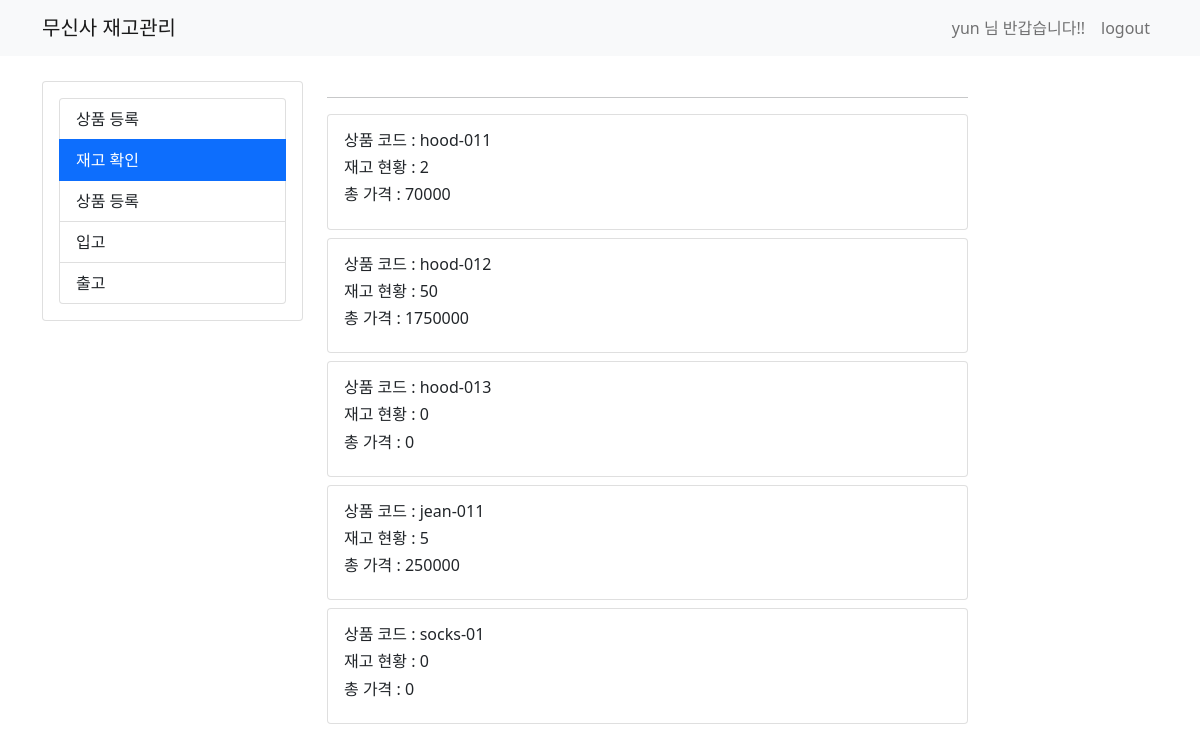
The app's page /inventory/ (signed in) with its own data.
### accounts/models.py (models this page shows)
class UserModel(AbstractUser):
    class Meta:
        db_table = "my_user"
    email = models.CharField(max_length=256, default='')

### config/models.py (models this page shows, shortened)
class Product(models.Model):
    code = models.CharField(max_length=8)
    name = models.CharField(max_length=8)
    description = models.CharField(max_length=50)
    price = models.IntegerField()
    inventory = models.OneToOneField(Inventory, on_delete=models.CASCADE)
    sizes = (
        ('S', 'Small'),
        ('M', 'Medium'),
        ('L', 'Large'),
        ('F', 'Free'),
    )
    size = models.CharField(choices=sizes, max_length=1)

class Inventory(models.Model):
    class Meta:
        db_table = "inventory"
    total_inventory = models.IntegerField()
    total_cost = models.IntegerField()

### config/views.py (the view)
# urls.py: path('inventory/',views.inventory, name='inventory'),
@login_required
def inventory(request):
    if request.method == 'GET':
        all_product = Product.objects.all().order_by('code')
        return render(request, 'erp/inventory.html', {'product': all_product})

### templates/erp/inventory.html
{% extends 'base.html' %}
{% block content %}
    <div class="container timeline-container">
        <div class="row">
            <div class="col-md-3">
                <div class="card">
                    <div class="card-body">
                        <div class="list-group">
                            <a href="/product-list/" class="list-group-item list-group-item-action"> 상품 등록 </a>
                            <a href="/inventory/" class="list-group-item list-group-item-action active" aria-current="true"> 재고 확인 </a>
                            <a href="/product-create/" class="list-group-item list-group-item-action"> 상품 등록 </a>
                            <a href="/inbound-create/" class="list-group-item list-group-item-action"> 입고 </a>
                            <a href="/outbound-create/" class="list-group-item list-group-item-action"> 출고 </a>
                        </div>
                    </div>
                </div>
            </div>
            <div class="col-md-7">
                <hr>
                <div class="row">
                    {% for pr in product %}
                        <div class="col-md-12 mb-2">
                            <div class="card">
                                <div class="card-body">
                                    <div class="media">
                                        <div class="media-body">
                                            <h6 class="mt-0">상품 코드 : {{ pr.code }}</h6>
                                            <h6 class="mt-0">재고 현황 : {{ pr.inventory.total_inventory }}</h6>
                                            <h6 class="mt-0">총 가격 : {{ pr.inventory.total_cost }}</h6>
                                        </div>
                                    </div>
                                </div>
                            </div>
                        </div>
                    {% endfor %}
                </div>
            </div>
            <div class="col-md-2"></div>
        </div>
    </div>
{% endblock %}

### templates/base.html (shortened to what this page needs)
<!DOCTYPE html>
<html lang="en">
<head>
    <link href="https://cdn.jsdelivr.net/npm/bootstrap@5.0.0-beta3/dist/css/bootstrap.min.css" rel="stylesheet"
>
</head>
<body>
<nav class="navbar navbar-expand-lg navbar-light bg-light">
    <div class="container">
        <a class="navbar-brand" href="/">무신사 재고관리</a>
        <form class="form-inline my-2 my-lg-0">
            {% if not user.is_authenticated %}
            <ul class="navbar-nav mr-auto">
                <li class="nav-item active">
                    <a class="nav-link" href="/user-login"> Sign In <span class="sr-only"></span></a>
                </li>
                <li class="nav-item active">
                    <a class="nav-link" href="/sign-up"> Sign Up <span class="sr-only"></span></a>
                </li>
            </ul>
            {% else %}
                <ul class="navbar-nav mr-auto">
                    <li class="nav-item disable">
                       <span class="nav-link">
                            {{ user.username }} 님 반갑습니다!!
                       </span>
                    </li>
                    <li class="nav-item active">
                        <a class="nav-link" href="/user-logout"> logout </a>
                    </li>
                </ul>
            {% endif %}
        </form>
    </div>
</nav>
{% block content %}
{% endblock %}
</body>
</html>

### templates/base.html (style rules this page uses)
.timeline-container { margin-top : 25px }

### records on screen
UserModel: username "yun"
Product: code "hood-011", inventory.total_inventory "2", inventory.total_cost "70000"
Product: code "hood-012", inventory.total_inventory "50", inventory.total_cost "1750000"
Product: code "hood-013", inventory.total_inventory "0", inventory.total_cost "0"
Product: code "jean-011", inventory.total_inventory "5", inventory.total_cost "250000"
Product: code "socks-01", inventory.total_inventory "0", inventory.total_cost "0"
